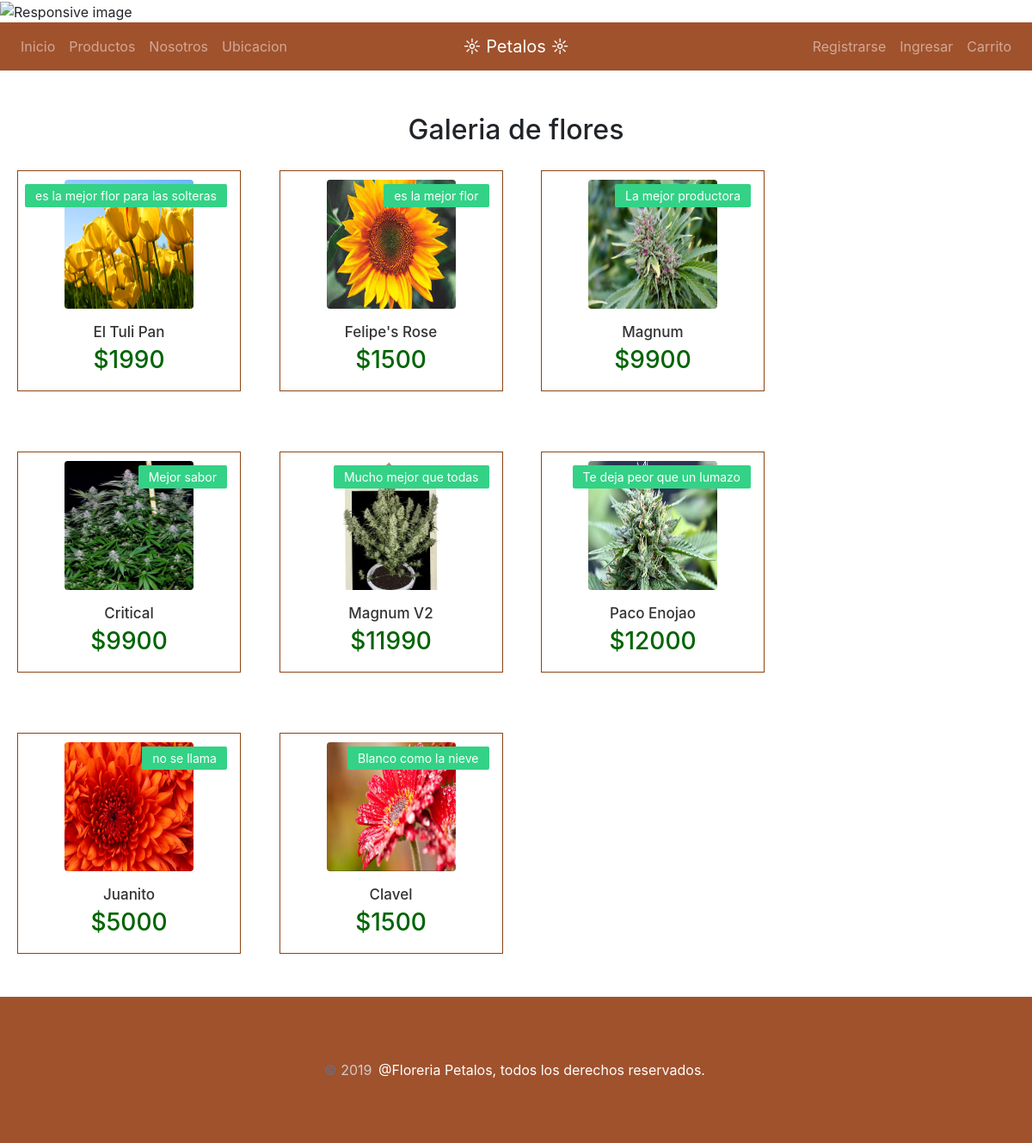
Page /galeria/ on the committed database.
### core/models.py (models this page shows, shortened)
class Flor(models.Model):
    name=models.CharField(max_length=45,primary_key=True)
    precio=models.IntegerField()
    descripcion=models.TextField()
    imagen=models.ImageField(upload_to='',null=True)
    categoria=models.ForeignKey(categoria,on_delete=models.CASCADE)

### core/views.py (the view)
# urls.py: path('galeria/',galeria,name='GAL'),
def galeria(request):
    flores=Flor.objects.all()
    return render(request,'core/galeria.html',{'lista':flores})

### core/templates/core/galeria.html (shortened to what this page needs)
{% extends "core/base.html" %}
{% load static %}
{%  block contenido %}
<h2 class ="titulo">Galeria de flores</h2>
{% for f in lista %}
<div class="col-lg-3 col-md-4 col-sm-6 mix sale rounded" style="display: inline-block; padding: 20px; " data-bound="">
        <div class="single_product" style="border:1px solid saddlebrown; padding-bottom: 10px;  ">
        <center>
            <div class="product_image" style="padding-top: 10px">
                <img src="{{f.imagen.url}}" style="width:150px; height: 150px; border-image: 2px; text-align: center;" class="rounded">
                <div class="new_badge" style="text-align: center;" >{{f.descripcion}}</div>
            </div>
        </center>
            <div class="product_btm_text" style="text-align: center;">
                <h4>{{f.name}}</h4>
                <h3 class="price" style="color:darkgreen; size: 50pxpx;">${{f.precio}}</h3>
            </div>
        </div>
</div>
{% endfor %}
{% endblock contenido %}

### core/templates/core/base.html (shortened to what this page needs)
<!DOCTYPE html>
<html lang="en">
{% load static %}
<head>
  <link  rel="stylesheet" href="{% static 'css/estilos.css' %}" type="text/css" >
  <link rel="stylesheet" href="https://stackpath.bootstrapcdn.com/bootstrap/4.3.1/css/bootstrap.min.css"
>
  <link rel="stylesheet" href="https://stackpath.bootstrapcdn.com/font-awesome/4.7.0/css/font-awesome.min.css" />
</head>
<body>
  <div>
    {% block imgindex %}
    <img src="{% static 'img/subnav.jpg' %}" width="100%px" height="40%" alt="Responsive image">
    {% endblock imgindex %}
  </div>
  <nav class="navbar navbar-expand-md navbar-dark" style="background-color: sienna; ">
    <div class="navbar-collapse collapse w-100 order-1 order-md-0 dual-collapse2">
      <ul class="navbar-nav mr-auto">
        <li class="nav-item">
          <a class="nav-link" href="{% url 'IND' %}">Inicio</a>
        </li>
        <li class="nav-item">
          <a class="nav-link" href="{% url 'GAL' %}">Productos</a>
        </li>
        <li class="nav-item">
          <a class="nav-link" href="{% url 'QUIEN' %}">Nosotros</a>
        </li>
        <li class="nav-item">
          <a class="nav-link" href="{% url 'UBI' %}">Ubicacion</a>
        </li>
      </ul>
    </div>
    <div class="mx-auto order-0">
      <a class="navbar-brand mx-auto" href="#">☼ Petalos ☼</a>
    </div>
    <div class="navbar-collapse collapse w-100 order-3 dual-collapse2">
      <ul class="navbar-nav ml-auto">
       {% if user.is_authenticated %}
       {% else %}
        <li class="nav-item">
          <a class="nav-link" href="{% url 'REGIS' %}">Registrarse</a>
        </li>
        {% endif %}
        {% if user.is_authenticated %}
       {% else %}
        <li class="nav-item">
          <a class="nav-link" href="{% url 'INGRE' %}">Ingresar</a>
        </li>
        {% endif %}
         <li class="nav-item">
          <a class="nav-link" href="{% url 'CARRITO' %}">Carrito</a>
        </li>
      </ul>
    </div>
  </nav>
  <section class="contenido">
    {% block contenido %}
    {% endblock contenido %}
  </section>
  <footer>
      <div class="bottom section-padding">
          <div class="container">
            <div class="row">
              <div class="col-md-12 text-center">
                <div class="copyright">
                  <p>© <span>2019</span> <a href="#" class="transition">@Floreria Petalos, todos los derechos reservados.</a></p>
                </div>
              </div>
            </div>
          </div>
        </div>
  </footer>
</body>
</html>

### core/static/css/estilos.css (style rules this page uses)
.contenido { background:linear-gradient(top, green, forestgreen); }
body { font-family: 'Roboto';font-size: 16px; }
body { background-color:white ; text-align: center; font-family: 'Shadows Into Light', cursive; font-size: 16px; color: white; }
.mix { display: none; }
.single_product { text-align: center; overflow: hidden; margin-bottom: 30px; border: 1px solid rgba(0,0,0,0.02); padding-bottom: 20px; background: #fff; transition: .5s; }
.product_image { overflow: hidden; position: relative; }
.product_image img { width: 100%; height: auto; transition: all 1.5s ease 0s; }
.product_btm_text h4 { text-transform: capitalize; margin-top: 17px; margin-bottom: 6px; font-size: 17px; }
.product_btm_text h4, .product_btm_text h4 a { color: #333; }
.new_badge { display: inline-block; background: #33d286; color: #fff; padding: 3px 12px; font-size: 14px; position: absolute; top: 15px; right: 15px; border-radius: 2px; }
.section-padding { padding: 60px 0; }
.bottom { background-color: sienna; }
.bottom .copyright { color: #e5e5e5; font-weight: 600; }
.copyright a { color: white; margin-left: 3px; padding-right: 3px; }
.bottom p { margin-bottom: 0; line-height: 50px; font-size: 16px; font-weight: 400; }
.copyright p span { color: #d1caca; }
.bottom .copyright p, .bottom .copyright a:hover { color: #6c6d83; }
.titulo { padding-top: 50px; text-align: center; }
:root { --blue: #5e72e4; --indigo: #5603ad; --purple: #8965e0; --pink: #f3a4b5; --red: #f5365c; --orange: #fb6340; --yellow: #ffd600; --green: #2dce89; --teal: #11cdef; --cyan: #2bffc6; --white: #fff; --gray: #8898aa; --gray-dark: #32325d; --light: #ced4da; --lighter: #e9ecef; --primary: #5e72e4; --secondary: #f7fafc; --success: #2dce89; --info: #11cdef; --warning: #fb6340; --danger: #f5365c; --light: #adb5bd; --dark: #212529; --default: #172b4d; --white: #fff; --neutral: #fff; --darker: black; --breakpoint-xs: 0; --breakpoint-sm: 576px; --breakpoint-md: 768px; --breakpoint-lg: 992px; --breakpoint-xl: 1200px; --font-family-sans-serif: Open Sans, sans-serif; --font-family-monospace: SFMono-Regular, Menlo, Monaco, Consolas, 'Liberation Mono', 'Courier New', monospace; }
*, *::before, *::after { box-sizing: border-box; }
html { font-family: sans-serif; line-height: 1.15; -webkit-text-size-adjust: 100%; -ms-text-size-adjust: 100%; -ms-overflow-style: scrollbar; -webkit-tap-highlight-color: rgba(0, 0, 0, 0); }
figcaption, footer, header, main, nav, section { display: block; }
body { font-family: Open Sans, sans-serif; font-size: 1rem; font-weight: 400; line-height: 1.5; margin: 0; text-align: left; color: #525f7f; background-color: #f8f9fe; }
p { margin-top: 0; margin-bottom: 1rem; }
ul { margin-top: 0; margin-bottom: 1rem; }
a { text-decoration: none; color: #5e72e4; background-color: transparent; -webkit-text-decoration-skip: objects; }
img { vertical-align: middle; border-style: none; }
.collapse:not(.show) { display: none; }
.nav-link { display: block; padding: .25rem .75rem; }
.navbar { position: relative; display: flex; padding: 1rem 1rem; flex-wrap: wrap; align-items: center; justify-content: space-between; }
.navbar-brand { font-size: 1.25rem; line-height: inherit; display: inline-block; margin-right: 1rem; padding-top: .0625rem; padding-bottom: .0625rem; white-space: nowrap; }
.navbar-nav { display: flex; flex-direction: column; margin-bottom: 0; padding-left: 0; list-style: none; }
.navbar-nav .nav-link { padding-right: 0; padding-left: 0; }
.navbar-collapse { flex-basis: 100%; flex-grow: 1; align-items: center; }
@media (min-width: 768px) { .navbar-expand-md { flex-flow: row nowrap; justify-content: flex-start; } }
@media (min-width: 768px) { .navbar-expand-md .navbar-nav { flex-direction: row; } }
@media (min-width: 768px) { .navbar-expand-md .navbar-nav .nav-link { padding-right: 1rem; padding-left: 1rem; } }
@media (min-width: 768px) { .navbar-expand-md .navbar-collapse { display: flex !important; flex-basis: auto; } }
.navbar-dark .navbar-brand { color: rgba(255, 255, 255, .65); }
.navbar-dark .navbar-nav .nav-link { color: rgba(255, 255, 255, .95); }
.ml-auto { margin-left: auto !important; }
.text-center { text-align: center !important; }
.nav-link { color: #525f7f; }

### rows in the picture
Flor: imagen (picture), descripcion "es la mejor flor para las solteras", name "El Tuli Pan", precio "1990"
Flor: imagen (picture), descripcion "es la mejor flor", name "Felipe's Rose", precio "1500"
Flor: imagen (picture), descripcion "La mejor productora", name "Magnum", precio "9900"
Flor: imagen (picture), descripcion "Mejor sabor", name "Critical", precio "9900"
Flor: imagen (picture), descripcion "Mucho mejor que todas", name "Magnum V2", precio "11990"
Flor: imagen (picture), descripcion "Te deja peor que un lumazo", name "Paco Enojao", precio "12000"
Flor: imagen (picture), descripcion "no se llama", name "Juanito", precio "5000"
Flor: imagen (picture), descripcion "Blanco como la nieve", name "Clavel", precio "1500"
